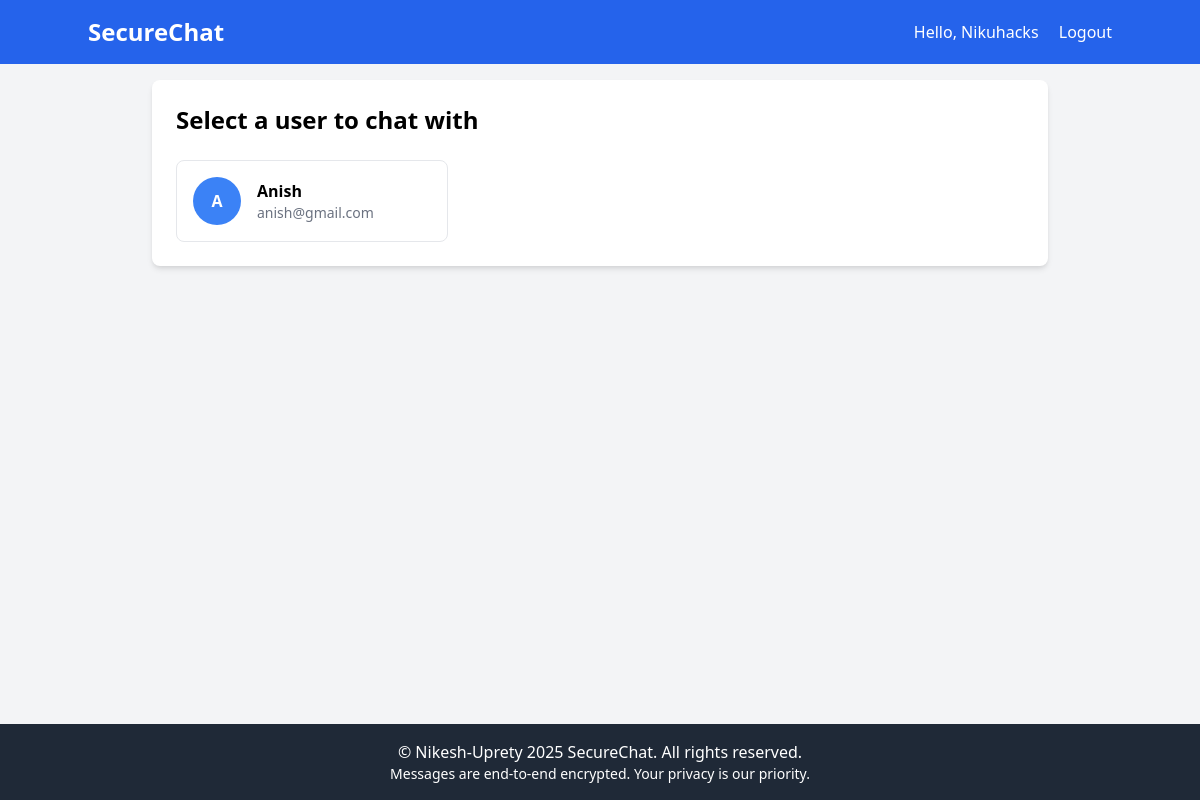
The app's page /index (signed in) with its own data.
### app/models.py (models this page shows, shortened)
class User(UserMixin, db.Model):
    id = db.Column(db.Integer, primary_key=True)
    username = db.Column(db.String(64), index=True, unique=True, nullable=False)
    email = db.Column(db.String(120), index=True, unique=True, nullable=False)
    password_hash = db.Column(db.String(128), nullable=False)
    public_key = db.Column(db.Text, nullable=False)
    private_key = db.Column(db.Text, nullable=False)
    created_at = db.Column(db.DateTime, default=lambda: datetime.now(timezone.utc))
    last_seen = db.Column(db.DateTime, default=lambda: datetime.now(timezone.utc))
    messages_sent = db.relationship('Message', foreign_keys='Message.sender_id', backref='sender', lazy='dynamic')
    messages_received = db.relationship('Message', foreign_keys='Message.recipient_id', backref='recipient', lazy='dynamic')

### app/chat/routes.py (the view)
@chat_bp.route('/')
@chat_bp.route('/index')
@login_required
def index():
    users = User.query.filter(User.id != current_user.id).all()
    return render_template('chat/index.html', title='Home', users=users)

### app/models.py (called while the page is built)
@login_manager.user_loader
def load_user(id):
    return User.query.get(int(id))

### app/templates/chat/index.html
{% extends "base.html" %}
{% block content %}
<div class="bg-white rounded-lg shadow-md p-6 max-w-4xl mx-auto">
    <h1 class="text-2xl font-bold mb-6">Select a user to chat with</h1>
    <div class="grid grid-cols-1 md:grid-cols-2 lg:grid-cols-3 gap-4">
        {% for user in users %}
        <a href="{{ url_for('chat.chat', user_id=user.id) }}"
            class="block p-4 border rounded-lg hover:bg-gray-50 transition duration-200">
            <div class="flex items-center space-x-4">
                <div class="w-12 h-12 rounded-full bg-blue-500 flex items-center justify-center text-white font-bold">
                    {{ user.username[0].upper() }}
                </div>
                <div>
                    <h3 class="font-semibold">{{ user.username }}</h3>
                    <p class="text-sm text-gray-500 truncate">{{ user.email }}</p>
                </div>
            </div>
        </a>
        {% endfor %}
    </div>
</div>
{% endblock %}

### app/templates/base.html (shortened to what this page needs)
<!DOCTYPE html>
<html lang="en">
<head>
    <link href="https://cdn.jsdelivr.net/npm/tailwindcss@2.2.19/dist/tailwind.min.css" rel="stylesheet">
    <link rel="stylesheet" href="https://cdnjs.cloudflare.com/ajax/libs/font-awesome/5.15.4/css/all.min.css">
</head>
<body class="bg-gray-100 flex flex-col min-h-screen">
    <header class="bg-blue-600 text-white p-4">
        <div class="container mx-auto flex justify-between items-center">
            <a href="{{ url_for('chat.index') }}" class="text-2xl font-bold hover:underline">SecureChat</a>
            <nav>
                {% if current_user.is_authenticated %}
                <span>Hello, {{ current_user.username }}</span>
                <a href="{{ url_for('auth.logout') }}" class="ml-4 hover:underline">Logout</a>
                {% else %}
                <a href="{{ url_for('auth.login') }}" class="mr-4 hover:underline">Login</a>
                <a href="{{ url_for('auth.register') }}" class="hover:underline">Register</a>
                {% endif %}
            </nav>
        </div>
    </header>
    <main class="container mx-auto flex-grow p-4">
        {% block content %}{% endblock %}
    </main>
    <footer class="bg-gray-800 text-white text-center p-4 mt-8">
        <p>© Nikesh-Uprety 2025 SecureChat. All rights reserved.</p>
        <p class="text-sm">Messages are end-to-end encrypted. Your privacy is our priority.</p>
    </footer>
</body>
</html>

### records on screen
User: username "Nikuhacks"
User: username "A", username "Anish", email "anish@gmail.com"
